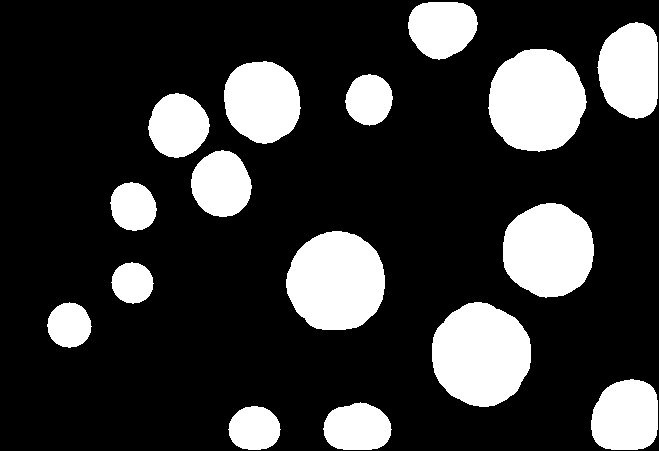
//> input picture td3/data/cell-bin.png, 659 x 451 px
$ ./labeling-color data/cell-bin.png data/cell.png data/cell.png   (built with g++ and OpenCV 4)
//> lines starting //> are read from the running program, lines starting //| are printed output that depends on the picture; after the words box and inside, x2 and y2 are one past the last pixel; in counts of white or black regions, pixels touching at a corner belong together
#include <iostream>
#include <cstdlib>

#include <opencv2/opencv.hpp>

using namespace cv;
using namespace std;

int
_find(int p, int* roots)
{
    while(roots[p] != p)
        p = roots[p];
    return p;
}

int
_union(int r0, int r1, int* roots)
{
    if(r0 == r1) return r0;
    if(r0 == -1) return r1;
    if(r1 == -1) return r0;
    if(r0 <  r1) {
        roots[r1] = r0;
        return r0;
    } else {
        roots[r0]=r1;
        return r1;
    }
}

int
_add(int p, int r, int* roots)
{
    if(r==-1)
        roots[p]=p;
    else
        roots[p]=r;
    return roots[p];
}

void
process(const char* imsname, const char* regname, const char* colorname)
{
//> called with imsname = "data/cell-bin.png", regname = "data/cell.png", colorname = "data/cell.png"
    Mat ims = imread(imsname);
//> ims is the input picture: 451 rows x 659 cols, CV_8UC3; 21.7% white; 16 white regions, largest, box (x1, y1, x2, y2) and area: (432, 302, 531, 407) 8027, (488, 49, 587, 152) 7905, (286, 231, 385, 330) 7738

    if(!ims.data) {
        cerr<<"Image not found, exit"<<endl;
        exit(EXIT_FAILURE);
    }

    cvtColor(ims, ims, CV_BGR2GRAY);

    int* roots = new int[ims.total()];
    int  rows  = ims.rows;
//> rows = 451
    int  cols  = ims.cols;
//> cols = 659
    int p      = 0;
    int r      = -1;
    uchar* ps  = ims.data;

    Size imssize = ims.size();
//> imssize = Size(659, 451)
	int width = imssize.width;
//> width = 659
	int height = imssize.height;
//> height = 451

	Mat regims(height,width,CV_8UC1, Scalar(0,0,0));
	Mat colorims(height,width,CV_8UC3, Scalar(0,0,0));

    for(int i=0; i<rows; i++) {
        for(int j=0; j<cols; j++) {
            r = -1;

            if( j>0 && (*(ps-1)==(*ps)) )
                r = _union( _find(p-1, roots), r, roots);

            if( (i>0 && j>0) && (*(ps-1-cols)==(*ps)) )
                r = _union( _find(p-1-cols, roots), r, roots);

            if( i>0 && (*(ps-cols) == (*ps)) )
                r = _union(_find(p-cols, roots), r, roots);

            if( (j<(cols-1) && i>0) && (*(ps+1-cols)==(*ps)) )
                r = _union(_find(p+1-cols, roots), r, roots);

            r = _add(p, r, roots);

            p++;
            ps++;
        }
    }
//> this loop made 451 passes
//> p on passes 1 to 3: 659, 1318, 1977
//> after the loop, r = 0; p = 297209


    for(p=0; p<rows*cols; p++) {
        roots[p] = _find(p, roots);
    }


    int l=0;
    for(int i=0; i<rows; i++) {
        for(int j=0; j<cols; j++) {
            int p = i*cols+j;
            if(roots[p]==p)
                roots[p] = l++;
            else
                roots[p] = roots[roots[p]];
        }
    }
//> this loop made 451 passes
//> l on passes 1 to 3: 1, 1, 2
//> after the loop, l = 17; p = 297209

    int R[l], G[l], B[l];
    for(int i = 0; i < l; ++i)
    {
		R[i] = rand()%256;
		G[i] = rand()%256;
		B[i] = rand()%256;
	}
//> this loop made 17 passes


    for(int i = 0; i < height; ++i)
    {
		for(int j = 0; j < width; ++j)
		{
			if(roots[i*width + j] != 0)
			{
				regims.at<uchar>(i,j) = (float)roots[i*width + j] / (float)l * 255;
				colorims.at<cv::Vec3b>(i,j)[0] = R[roots[i*width + j]];
				colorims.at<cv::Vec3b>(i,j)[1] = G[roots[i*width + j]];
				colorims.at<cv::Vec3b>(i,j)[2] = B[roots[i*width + j]];
			}
		}
	}
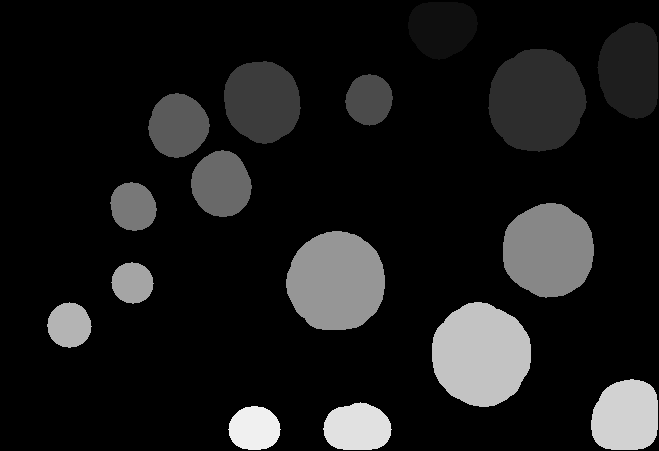
//> regims: 451 rows x 659 cols, CV_8UC1; min 0, max 240, mean 26.3
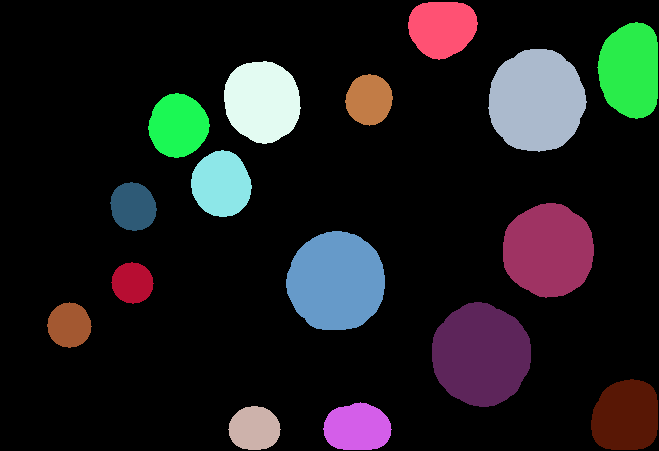
//> colorims: 451 rows x 659 cols, CV_8UC3; mean B, G, R 29.9, 29, 29.8

	try
	{
		imwrite(regname,regims);
	}
	catch(cv::Exception& e)
	{
		cerr << "Error writing file \"" << regname << "\". \nReason: " << e.msg << endl;
		exit(EXIT_FAILURE);
	}

	try
	{
		imwrite(colorname,colorims);
	}
	catch(cv::Exception& e)
	{
		cerr << "Error writing file \"" << colorname << "\". \nReason: " << e.msg << endl;
		exit(EXIT_FAILURE);
	}

    //cout<<"labeling: "<< l << " components detected"<<endl;
    delete [] roots;
}

void
usage (const char *s)
{
    std::cerr<<"Usage: "<<s<<" ims reg color\n"<<std::endl;
    exit(EXIT_FAILURE);
}

#define param 3
int
main( int argc, char* argv[] )
{
    if(argc != (param+1))
        usage(argv[0]);
    process(argv[1], argv[2], argv[3]);
    return EXIT_SUCCESS;
}

$ run again, on td3/data/gear.png
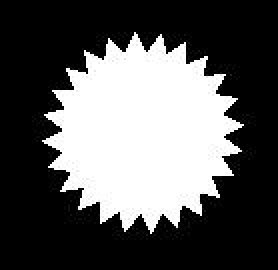
//> input picture td3/data/gear.png, 139 x 135 px (shown 2 times larger)
//> in process, ims is the input picture: 135 rows x 139 cols, CV_8UC3; min 0, max 255, mean 88.5
//> ims: 135 rows x 139 cols, CV_8UC1
//> the loop in process, `for(int i=0; i<rows; i++)` made 135 passes
//> p on passes 1 to 8: 139, 278, 417, 556, 695, 834, 973, 1112
//> after the loop in process, `for(int i=0; i<rows; i++)`: r = 0; p = 18765
//> the loop in process, `for(int i=0; i<rows; i++)` made 135 passes
//> l on passes 1 to 8: 1, 1, 1, 1, 1, 1, 1, 1
//> after the loop in process, `for(int i=0; i<rows; i++)`: l = 1696; p = 18765
//> after the loop in process, `for(int i = 0; i < height; ++i)`:
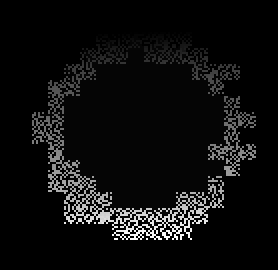
//> regims: 135 rows x 139 cols, CV_8UC1 (shown 2 times larger); min 0, max 254, mean 14.5
//> after the loop in process, `for(int i = 0; i < height; ++i)`:
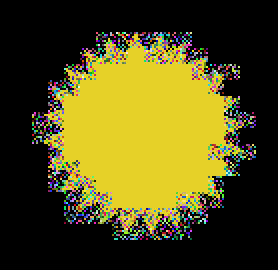
//> colorims: 135 rows x 139 cols, CV_8UC3 (shown 2 times larger); mean B, G, R 25, 75.5, 81.7

$ run again, on td3/data/tools-bin.png
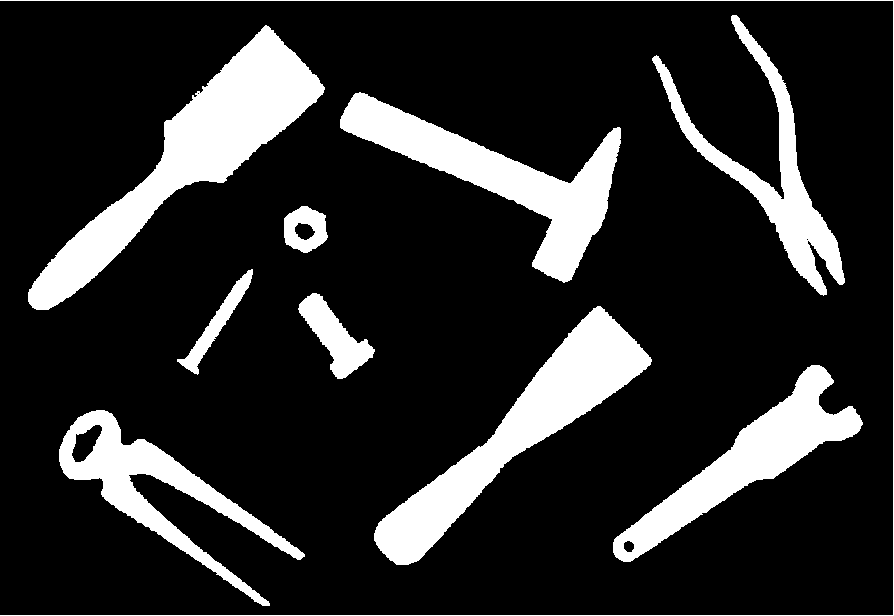
//> input picture td3/data/tools-bin.png, 894 x 616 px
//> in process, ims is the input picture: 616 rows x 894 cols, CV_8UC3; 16.8% white; 10 white regions, largest, box (x1, y1, x2, y2) and area: (28, 25, 325, 310) 20699, (374, 306, 652, 565) 17118, (340, 92, 621, 283) 15019
//> the loop in process, `for(int i=0; i<rows; i++)` made 616 passes
//> p on passes 1 to 3: 894, 1788, 2682
//> after the loop in process, `for(int i=0; i<rows; i++)`: r = 0; p = 550704
//> the loop in process, `for(int i=0; i<rows; i++)` made 616 passes
//> l on passes 1 to 3: 1, 2, 2
//> after the loop in process, `for(int i=0; i<rows; i++)`: l = 16; p = 550704
//> the loop in process, `for(int i = 0; i < l; ++i)` made 16 passes
//> after the loop in process, `for(int i = 0; i < height; ++i)`:
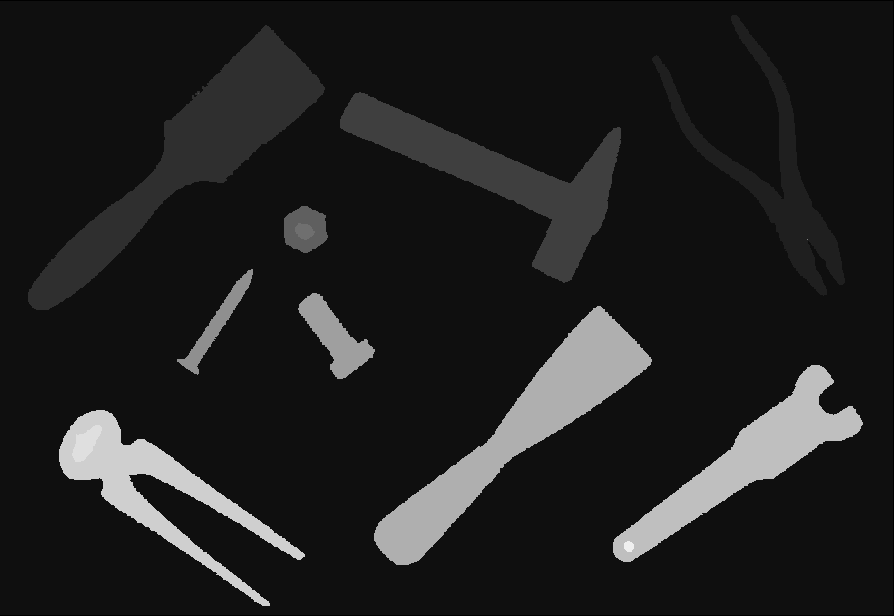
//> regims: 616 rows x 894 cols, CV_8UC1; min 0, max 239, mean 31.7
//> after the loop in process, `for(int i = 0; i < height; ++i)`:
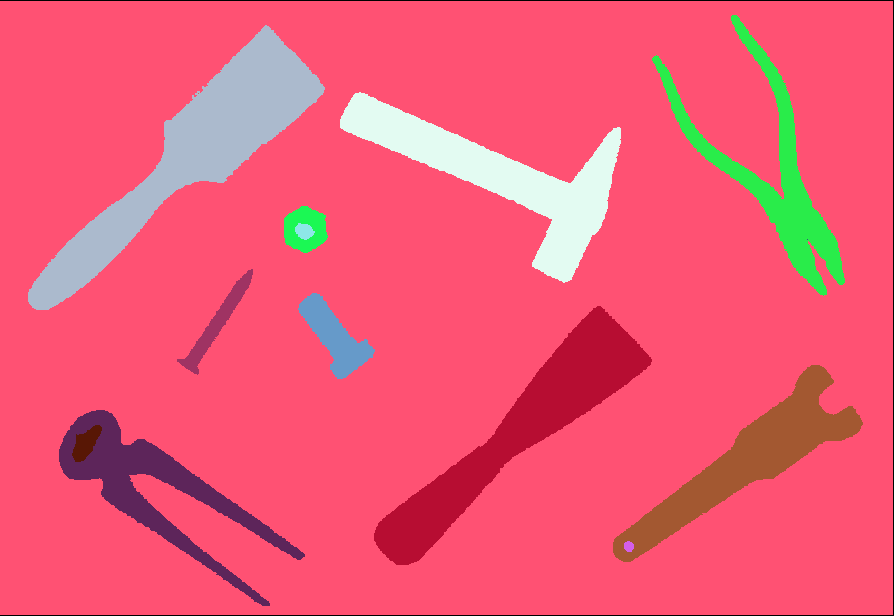
//> colorims: 616 rows x 894 cols, CV_8UC3; mean B, G, R 116.9, 89.8, 237.2
